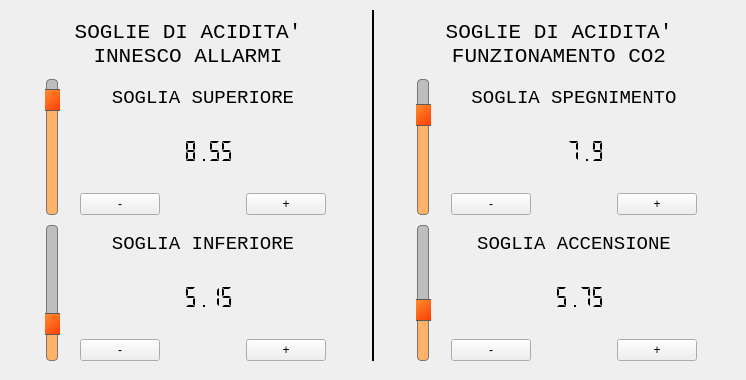
    <widget class="QWidget" name="tab_2">
     <attribute name="title">
      <string>ACIDITA'</string>
     </attribute>
     <widget class="QWidget" name="horizontalLayoutWidget_14">
      <property name="geometry">
       <rect>
        <x>10</x>
        <y>0</y>
        <width>727</width>
        <height>371</height>
       </rect>
      </property>
      <layout class="QHBoxLayout" name="horizontalLayout_14">
       <property name="leftMargin">
        <number>10</number>
       </property>
       <property name="topMargin">
        <number>10</number>
       </property>
       <property name="rightMargin">
        <number>10</number>
       </property>
       <property name="bottomMargin">
        <number>10</number>
       </property>
       <item>
        <spacer name="horizontalSpacer_17">
         <property name="orientation">
          <enum>Qt::Horizontal</enum>
         </property>
         <property name="sizeType">
          <enum>QSizePolicy::Fixed</enum>
         </property>
         <property name="sizeHint" stdset="0">
          <size>
           <width>20</width>
           <height>20</height>
          </size>
         </property>
        </spacer>
       </item>
       <item>
        <layout class="QVBoxLayout" name="verticalLayout_8">
         <property name="spacing">
          <number>10</number>
         </property>
         <property name="topMargin">
          <number>10</number>
         </property>
         <item>
          <widget class="QLabel" name="label_14">
           <property name="sizePolicy">
            <sizepolicy hsizetype="Preferred" vsizetype="Fixed">
             <horstretch>0</horstretch>
             <verstretch>0</verstretch>
            </sizepolicy>
           </property>
           <property name="minimumSize">
            <size>
             <width>150</width>
             <height>40</height>
            </size>
           </property>
           <property name="font">
            <font>
             <family>Courier New</family>
             <pointsize>16</pointsize>
            </font>
           </property>
           <property name="text">
            <string>SOGLIE DI ACIDITA' INNESCO ALLARMI</string>
           </property>
           <property name="alignment">
            <set>Qt::AlignBottom|Qt::AlignHCenter</set>
           </property>
           <property name="wordWrap">
            <bool>true</bool>
           </property>
          </widget>
         </item>
         <item>
          <layout class="QHBoxLayout" name="horizontalLayout_15">
           <property name="leftMargin">
            <number>5</number>
           </property>
           <property name="topMargin">
            <number>0</number>
           </property>
           <item>
            <widget class="QSlider" name="sli_ph_sup">
             <property name="styleSheet">
              <string notr="true">QSlider::groove {
border: 0px solid #999999;
width: 26px;
margin:0px -7px 0px -7px;
}

QSlider::handle {
    background: qlineargradient(x1:0, y1:0, x2:1, y2:1, stop:0 #ff9933, stop:1 #ff3300);
    border: 1px solid #5c5c5c;
	border-radius: 5px;
	height: 20px;
	width: 30px;
	/*margin-top: -2px;
	margin-bottom: -2px;*/
	border-radius: 4px;
}

QSlider::add-page {
background: #ffb366;
border: 1px solid #777;
border-radius: 4px;
}

QSlider::sub-page {
background: #bebebe;
border: 1px solid #777;
border-radius: 4px;
}</string>
             </property>
             <property name="minimum">
              <number>400</number>
             </property>
             <property name="maximum">
              <number>900</number>
             </property>
             <property name="value">
              <number>855</number>
             </property>
             <property name="orientation">
              <enum>Qt::Vertical</enum>
             </property>
            </widget>
           </item>
           <item>
            <layout class="QVBoxLayout" name="verticalLayout_9">
             <property name="leftMargin">
              <number>10</number>
             </property>
             <property name="rightMargin">
              <number>10</number>
             </property>
             <item>
              <widget class="QLabel" name="label_15">
               <property name="sizePolicy">
                <sizepolicy hsizetype="Preferred" vsizetype="Fixed">
                 <horstretch>0</horstretch>
                 <verstretch>0</verstretch>
                </sizepolicy>
               </property>
               <property name="minimumSize">
                <size>
                 <width>150</width>
                 <height>30</height>
                </size>
               </property>
               <property name="maximumSize">
                <size>
                 <width>16777215</width>
                 <height>30</height>
                </size>
               </property>
               <property name="font">
                <font>
                 <family>Courier New</family>
                 <pointsize>14</pointsize>
                </font>
               </property>
               <property name="text">
                <string>SOGLIA SUPERIORE</string>
               </property>
               <property name="alignment">
                <set>Qt::AlignBottom|Qt::AlignHCenter</set>
               </property>
              </widget>
             </item>
             <item>
              <layout class="QHBoxLayout" name="horizontalLayout_16">
               <item>
                <spacer name="horizontalSpacer_18">
                 <property name="orientation">
                  <enum>Qt::Horizontal</enum>
                 </property>
                 <property name="sizeHint" stdset="0">
                  <size>
                   <width>40</width>
                   <height>20</height>
                  </size>
                 </property>
                </spacer>
               </item>
               <item>
                <widget class="QLCDNumber" name="lcd_ph_sup">
                 <property name="font">
                  <font>
                   <pointsize>18</pointsize>
                  </font>
                 </property>
                 <property name="layoutDirection">
                  <enum>Qt::RightToLeft</enum>
                 </property>
                 <property name="lineWidth">
                  <number>0</number>
                 </property>
                 <property name="segmentStyle">
                  <enum>QLCDNumber::Flat</enum>
                 </property>
                 <property name="value" stdset="0">
                  <double>8.550000000000001</double>
                 </property>
                </widget>
               </item>
               <item>
                <spacer name="horizontalSpacer_19">
                 <property name="orientation">
                  <enum>Qt::Horizontal</enum>
                 </property>
                 <property name="sizeHint" stdset="0">
                  <size>
                   <width>40</width>
                   <height>20</height>
                  </size>
                 </property>
                </spacer>
               </item>
              </layout>
             </item>
             <item>
              <layout class="QHBoxLayout" name="horizontalLayout_17">
               <item>
                <widget class="QPushButton" name="btn_ph_sup_min">
                 <property name="text">
                  <string>-</string>
                 </property>
                </widget>
               </item>
               <item>
                <spacer name="horizontalSpacer_20">
                 <property name="orientation">
                  <enum>Qt::Horizontal</enum>
                 </property>
                 <property name="sizeHint" stdset="0">
                  <size>
                   <width>40</width>
                   <height>20</height>
                  </size>
                 </property>
                </spacer>
               </item>
               <item>
                <widget class="QPushButton" name="btn_ph_sup_max">
                 <property name="text">
                  <string>+</string>
                 </property>
                </widget>
               </item>
              </layout>
             </item>
            </layout>
           </item>
          </layout>
         </item>
         <item>
          <layout class="QHBoxLayout" name="horizontalLayout_18">
           <property name="leftMargin">
            <number>5</number>
           </property>
           <item>
            <widget class="QSlider" name="sli_ph_inf">
             <property name="styleSheet">
              <string notr="true">QSlider::groove {
border: 0px solid #999999;
width: 26px;
margin:0px -7px 0px -7px;
}

QSlider::handle {
    background: qlineargradient(x1:0, y1:0, x2:1, y2:1, stop:0 #ff9933, stop:1 #ff3300);
    border: 1px solid #5c5c5c;
	border-radius: 5px;
	height: 20px;
	width: 30px;
	/*margin-top: -2px;
	margin-bottom: -2px;*/
	border-radius: 4px;
}

QSlider::add-page {
background: #ffb366;
border: 1px solid #777;
border-radius: 4px;
}

QSlider::sub-page {
background: #bebebe;
border: 1px solid #777;
border-radius: 4px;
}</string>
             </property>
             <property name="minimum">
              <number>400</number>
             </property>
             <property name="maximum">
              <number>900</number>
             </property>
             <property name="value">
              <number>515</number>
             </property>
             <property name="orientation">
              <enum>Qt::Vertical</enum>
             </property>
            </widget>
           </item>
           <item>
            <layout class="QVBoxLayout" name="verticalLayout_10">
             <property name="leftMargin">
              <number>10</number>
             </property>
             <property name="rightMargin">
              <number>10</number>
             </property>
             <item>
              <widget class="QLabel" name="label_17">
               <property name="sizePolicy">
                <sizepolicy hsizetype="Preferred" vsizetype="Fixed">
                 <horstretch>0</horstretch>
                 <verstretch>0</verstretch>
                </sizepolicy>
               </property>
               <property name="minimumSize">
                <size>
                 <width>150</width>
                 <height>30</height>
                </size>
               </property>
               <property name="maximumSize">
                <size>
                 <width>16777215</width>
                 <height>30</height>
                </size>
               </property>
               <property name="font">
                <font>
                 <family>Courier New</family>
                 <pointsize>14</pointsize>
                </font>
               </property>
               <property name="text">
                <string>SOGLIA INFERIORE</string>
               </property>
               <property name="alignment">
                <set>Qt::AlignBottom|Qt::AlignHCenter</set>
               </property>
              </widget>
             </item>
             <item>
              <layout class="QHBoxLayout" name="horizontalLayout_19">
               <item>
                <spacer name="horizontalSpacer_21">
                 <property name="orientation">
                  <enum>Qt::Horizontal</enum>
                 </property>
                 <property name="sizeHint" stdset="0">
                  <size>
                   <width>40</width>
                   <height>20</height>
                  </size>
                 </property>
                </spacer>
               </item>
               <item>
                <widget class="QLCDNumber" name="lcd_ph_inf">
                 <property name="font">
                  <font>
                   <pointsize>18</pointsize>
                  </font>
                 </property>
                 <property name="layoutDirection">
                  <enum>Qt::RightToLeft</enum>
                 </property>
                 <property name="lineWidth">
                  <number>0</number>
                 </property>
                 <property name="segmentStyle">
                  <enum>QLCDNumber::Flat</enum>
                 </property>
                 <property name="value" stdset="0">
                  <double>5.150000000000000</double>
                 </property>
                </widget>
               </item>
               <item>
                <spacer name="horizontalSpacer_22">
                 <property name="orientation">
                  <enum>Qt::Horizontal</enum>
                 </property>
                 <property name="sizeHint" stdset="0">
                  <size>
                   <width>40</width>
                   <height>20</height>
                  </size>
                 </property>
                </spacer>
               </item>
              </layout>
             </item>
             <item>
              <layout class="QHBoxLayout" name="horizontalLayout_20">
               <property name="leftMargin">
                <number>0</number>
               </property>
               <property name="rightMargin">
                <number>0</number>
               </property>
               <item>
                <widget class="QPushButton" name="btn_ph_inf_min">
                 <property name="text">
                  <string>-</string>
                 </property>
                </widget>
               </item>
               <item>
                <spacer name="horizontalSpacer_23">
                 <property name="orientation">
                  <enum>Qt::Horizontal</enum>
                 </property>
                 <property name="sizeHint" stdset="0">
                  <size>
                   <width>40</width>
                   <height>20</height>
                  </size>
                 </property>
                </spacer>
               </item>
               <item>
                <widget class="QPushButton" name="btn_ph_inf_max">
                 <property name="text">
                  <string>+</string>
                 </property>
                </widget>
               </item>
              </layout>
             </item>
            </layout>
           </item>
          </layout>
         </item>
        </layout>
       </item>
       <item>
        <spacer name="horizontalSpacer_24">
         <property name="orientation">
          <enum>Qt::Horizontal</enum>
         </property>
         <property name="sizeType">
          <enum>QSizePolicy::Fixed</enum>
         </property>
         <property name="sizeHint" stdset="0">
          <size>
           <width>30</width>
           <height>20</height>
          </size>
         </property>
        </spacer>
       </item>
       <item>
        <widget class="Line" name="line_2">
         <property name="frameShadow">
          <enum>QFrame::Plain</enum>
         </property>
         <property name="lineWidth">
          <number>2</number>
         </property>
         <property name="orientation">
          <enum>Qt::Vertical</enum>
         </property>
        </widget>
       </item>
       <item>
        <spacer name="horizontalSpacer_25">
         <property name="orientation">
          <enum>Qt::Horizontal</enum>
         </property>
         <property name="sizeType">
          <enum>QSizePolicy::Fixed</enum>
         </property>
         <property name="sizeHint" stdset="0">
          <size>
           <width>30</width>
           <height>20</height>
          </size>
         </property>
        </spacer>
       </item>
       <item>
        <layout class="QVBoxLayout" name="verticalLayout_11">
         <property name="spacing">
          <number>10</number>
         </property>
         <property name="topMargin">
          <number>10</number>
         </property>
         <item>
          <widget class="QLabel" name="label_19">
           <property name="sizePolicy">
            <sizepolicy hsizetype="Preferred" vsizetype="Fixed">
             <horstretch>0</horstretch>
             <verstretch>0</verstretch>
            </sizepolicy>
           </property>
           <property name="minimumSize">
            <size>
             <width>150</width>
             <height>40</height>
            </size>
           </property>
           <property name="font">
            <font>
             <family>Courier New</family>
             <pointsize>16</pointsize>
            </font>
           </property>
           <property name="text">
            <string>SOGLIE DI ACIDITA' FUNZIONAMENTO CO2</string>
           </property>
           <property name="alignment">
            <set>Qt::AlignBottom|Qt::AlignHCenter</set>
           </property>
           <property name="wordWrap">
            <bool>true</bool>
           </property>
          </widget>
         </item>
         <item>
          <layout class="QHBoxLayout" name="horizontalLayout_21">
           <property name="leftMargin">
            <number>5</number>
           </property>
           <property name="topMargin">
            <number>0</number>
           </property>
           <item>
            <widget class="QSlider" name="sli_co2_sup">
             <property name="styleSheet">
              <string notr="true">QSlider::groove {
border: 0px solid #999999;
width: 26px;
margin:0px -7px 0px -7px;
}

QSlider::handle {
    background: qlineargradient(x1:0, y1:0, x2:1, y2:1, stop:0 #ff9933, stop:1 #ff3300);
    border: 1px solid #5c5c5c;
	border-radius: 5px;
	height: 20px;
	width: 30px;
	/*margin-top: -2px;
	margin-bottom: -2px;*/
	border-radius: 4px;
}

QSlider::add-page {
background: #ffb366;
border: 1px solid #777;
border-radius: 4px;
}

QSlider::sub-page {
background: #bebebe;
border: 1px solid #777;
border-radius: 4px;
}</string>
             </property>
             <property name="minimum">
              <number>400</number>
             </property>
             <property name="maximum">
              <number>900</number>
             </property>
             <property name="value">
              <number>790</number>
             </property>
             <property name="orientation">
              <enum>Qt::Vertical</enum>
             </property>
            </widget>
           </item>
           <item>
            <layout class="QVBoxLayout" name="verticalLayout_12">
             <property name="leftMargin">
              <number>10</number>
             </property>
             <property name="rightMargin">
              <number>10</number>
             </property>
             <item>
              <widget class="QLabel" name="label_20">
               <property name="sizePolicy">
                <sizepolicy hsizetype="Preferred" vsizetype="Fixed">
                 <horstretch>0</horstretch>
                 <verstretch>0</verstretch>
                </sizepolicy>
               </property>
               <property name="minimumSize">
                <size>
                 <width>150</width>
                 <height>30</height>
                </size>
               </property>
               <property name="maximumSize">
                <size>
                 <width>16777215</width>
                 <height>30</height>
                </size>
               </property>
               <property name="font">
                <font>
                 <family>Courier New</family>
                 <pointsize>14</pointsize>
                </font>
               </property>
               <property name="text">
                <string>SOGLIA SPEGNIMENTO</string>
               </property>
               <property name="alignment">
                <set>Qt::AlignBottom|Qt::AlignHCenter</set>
               </property>
              </widget>
             </item>
             <item>
              <layout class="QHBoxLayout" name="horizontalLayout_22">
               <item>
                <spacer name="horizontalSpacer_26">
                 <property name="orientation">
                  <enum>Qt::Horizontal</enum>
                 </property>
                 <property name="sizeHint" stdset="0">
                  <size>
                   <width>40</width>
                   <height>20</height>
                  </size>
                 </property>
                </spacer>
               </item>
               <item>
                <widget class="QLCDNumber" name="lcd_co2_sup">
                 <property name="font">
                  <font>
                   <pointsize>18</pointsize>
                  </font>
                 </property>
                 <property name="layoutDirection">
                  <enum>Qt::RightToLeft</enum>
                 </property>
                 <property name="lineWidth">
                  <number>0</number>
                 </property>
                 <property name="segmentStyle">
                  <enum>QLCDNumber::Flat</enum>
                 </property>
                 <property name="value" stdset="0">
                  <double>7.900000000000000</double>
                 </property>
                </widget>
               </item>
               <item>
                <spacer name="horizontalSpacer_27">
                 <property name="orientation">
                  <enum>Qt::Horizontal</enum>
                 </property>
                 <property name="sizeHint" stdset="0">
                  <size>
                   <width>40</width>
                   <height>20</height>
                  </size>
                 </property>
                </spacer>
               </item>
              </layout>
             </item>
             <item>
              <layout class="QHBoxLayout" name="horizontalLayout_23">
               <item>
                <widget class="QPushButton" name="btn_co2_sup_min">
                 <property name="text">
                  <string>-</string>
                 </property>
                </widget>
               </item>
               <item>
                <spacer name="horizontalSpacer_28">
                 <property name="orientation">
                  <enum>Qt::Horizontal</enum>
                 </property>
                 <property name="sizeHint" stdset="0">
                  <size>
                   <width>40</width>
                   <height>20</height>
                  </size>
                 </property>
                </spacer>
               </item>
               <item>
                <widget class="QPushButton" name="btn_co2_sup_max">
                 <property name="text">
                  <string>+</string>
                 </property>
                </widget>
               </item>
              </layout>
             </item>
            </layout>
           </item>
          </layout>
         </item>
         <item>
          <layout class="QHBoxLayout" name="horizontalLayout_24">
           <property name="leftMargin">
            <number>5</number>
           </property>
           <item>
            <widget class="QSlider" name="sli_co2_inf">
             <property name="styleSheet">
              <string notr="true">QSlider::groove {
border: 0px solid #999999;
width: 26px;
margin:0px -7px 0px -7px;
}

QSlider::handle {
    background: qlineargradient(x1:0, y1:0, x2:1, y2:1, stop:0 #ff9933, stop:1 #ff3300);
    border: 1px solid #5c5c5c;
	border-radius: 5px;
	height: 20px;
	width: 30px;
	/*margin-top: -2px;
	margin-bottom: -2px;*/
	border-radius: 4px;
}

QSlider::add-page {
background: #ffb366;
border: 1px solid #777;
border-radius: 4px;
}

QSlider::sub-page {
background: #bebebe;
border: 1px solid #777;
border-radius: 4px;
}</string>
             </property>
             <property name="minimum">
              <number>400</number>
             </property>
             <property name="maximum">
              <number>900</number>
             </property>
             <property name="value">
              <number>575</number>
             </property>
             <property name="orientation">
              <enum>Qt::Vertical</enum>
             </property>
            </widget>
           </item>
           <item>
            <layout class="QVBoxLayout" name="verticalLayout_13">
             <property name="leftMargin">
              <number>10</number>
             </property>
             <property name="rightMargin">
              <number>10</number>
             </property>
             <item>
              <widget class="QLabel" name="label_22">
               <property name="sizePolicy">
                <sizepolicy hsizetype="Preferred" vsizetype="Fixed">
                 <horstretch>0</horstretch>
                 <verstretch>0</verstretch>
                </sizepolicy>
               </property>
               <property name="minimumSize">
                <size>
                 <width>150</width>
                 <height>30</height>
                </size>
               </property>
               <property name="maximumSize">
                <size>
                 <width>16777215</width>
                 <height>30</height>
                </size>
               </property>
               <property name="font">
                <font>
                 <family>Courier New</family>
                 <pointsize>14</pointsize>
                </font>
               </property>
               <property name="text">
                <string>SOGLIA ACCENSIONE</string>
               </property>
               <property name="alignment">
                <set>Qt::AlignBottom|Qt::AlignHCenter</set>
               </property>
              </widget>
             </item>
             <item>
              <layout class="QHBoxLayout" name="horizontalLayout_25">
               <item>
                <spacer name="horizontalSpacer_29">
                 <property name="orientation">
                  <enum>Qt::Horizontal</enum>
                 </property>
                 <property name="sizeHint" stdset="0">
                  <size>
                   <width>40</width>
                   <height>20</height>
                  </size>
                 </property>
                </spacer>
               </item>
               <item>
                <widget class="QLCDNumber" name="lcd_co2_inf">
                 <property name="font">
                  <font>
                   <pointsize>18</pointsize>
                  </font>
                 </property>
                 <property name="layoutDirection">
                  <enum>Qt::RightToLeft</enum>
                 </property>
                 <property name="lineWidth">
                  <number>0</number>
                 </property>
                 <property name="segmentStyle">
                  <enum>QLCDNumber::Flat</enum>
                 </property>
                 <property name="value" stdset="0">
                  <double>5.750000000000000</double>
                 </property>
                </widget>
               </item>
               <item>
                <spacer name="horizontalSpacer_30">
                 <property name="orientation">
                  <enum>Qt::Horizontal</enum>
                 </property>
                 <property name="sizeHint" stdset="0">
                  <size>
                   <width>40</width>
                   <height>20</height>
                  </size>
                 </property>
                </spacer>
               </item>
              </layout>
             </item>
             <item>
              <layout class="QHBoxLayout" name="horizontalLayout_26">
               <item>
                <widget class="QPushButton" name="btn_co2_inf_min">
                 <property name="text">
                  <string>-</string>
                 </property>
                </widget>
               </item>
               <item>
                <spacer name="horizontalSpacer_31">
                 <property name="orientation">
                  <enum>Qt::Horizontal</enum>
                 </property>
                 <property name="sizeHint" stdset="0">
                  <size>
                   <width>40</width>
                   <height>20</height>
                  </size>
                 </property>
                </spacer>
               </item>
               <item>
                <widget class="QPushButton" name="btn_co2_inf_max">
                 <property name="text">
                  <string>+</string>
                 </property>
                </widget>
               </item>
              </layout>
             </item>
            </layout>
           </item>
          </layout>
         </item>
        </layout>
       </item>
       <item>
        <spacer name="horizontalSpacer_32">
         <property name="orientation">
          <enum>Qt::Horizontal</enum>
         </property>
         <property name="sizeType">
          <enum>QSizePolicy::Fixed</enum>
         </property>
         <property name="sizeHint" stdset="0">
          <size>
           <width>20</width>
           <height>20</height>
          </size>
         </property>
        </spacer>
       </item>
      </layout>
     </widget>
    </widget>
